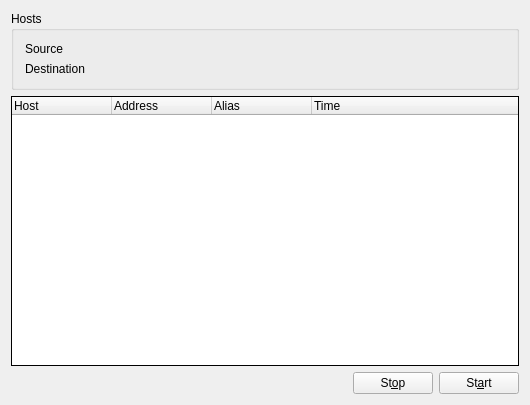
<ui version="4.0" >
 <class>NMGTraceWidgetBase</class>
 <widget class="QWidget" name="NMGTraceWidgetBase" >
  <property name="geometry" >
   <rect>
    <x>0</x>
    <y>0</y>
    <width>530</width>
    <height>405</height>
   </rect>
  </property>
  <property name="sizePolicy" >
   <sizepolicy vsizetype="Preferred" hsizetype="Preferred" >
    <horstretch>0</horstretch>
    <verstretch>0</verstretch>
   </sizepolicy>
  </property>
  <property name="windowTitle" >
   <string>Trace</string>
  </property>
  <layout class="QGridLayout" >
   <item row="2" column="0" >
    <layout class="QHBoxLayout" >
     <item>
      <spacer>
       <property name="orientation" >
        <enum>Qt::Horizontal</enum>
       </property>
       <property name="sizeType" >
        <enum>QSizePolicy::Expanding</enum>
       </property>
       <property name="sizeHint" >
        <size>
         <width>356</width>
         <height>20</height>
        </size>
       </property>
      </spacer>
     </item>
     <item>
      <widget class="QPushButton" name="stopButton" >
       <property name="text" >
        <string>St&amp;op</string>
       </property>
       <property name="shortcut" >
        <string>Alt+O</string>
       </property>
      </widget>
     </item>
     <item>
      <widget class="QPushButton" name="startButton" >
       <property name="text" >
        <string>St&amp;art</string>
       </property>
       <property name="shortcut" >
        <string>Alt+A</string>
       </property>
      </widget>
     </item>
    </layout>
   </item>
   <item row="1" column="0" >
    <widget class="QTreeWidget" name="hostsView" >
     <property name="frameShape" >
      <enum>QFrame::Box</enum>
     </property>
     <property name="frameShadow" >
      <enum>QFrame::Plain</enum>
     </property>
     <property name="lineWidth" >
      <number>1</number>
     </property>
     <property name="midLineWidth" >
      <number>0</number>
     </property>
     <property name="alternatingRowColors" >
      <bool>false</bool>
     </property>
     <property name="selectionMode" >
      <enum>QAbstractItemView::NoSelection</enum>
     </property>
     <property name="itemsExpandable" >
      <bool>false</bool>
     </property>
     <property name="allColumnsShowFocus" >
      <bool>true</bool>
     </property>
     <column>
      <property name="text" >
       <string>Host</string>
      </property>
     </column>
     <column>
      <property name="text" >
       <string>Address</string>
      </property>
     </column>
     <column>
      <property name="text" >
       <string>Alias</string>
      </property>
     </column>
     <column>
      <property name="text" >
       <string>Time</string>
      </property>
     </column>
    </widget>
   </item>
   <item row="0" column="0" >
    <widget class="QGroupBox" name="groupBox3" >
     <property name="sizePolicy" >
      <sizepolicy vsizetype="Fixed" hsizetype="Expanding" >
       <horstretch>0</horstretch>
       <verstretch>0</verstretch>
      </sizepolicy>
     </property>
     <property name="title" >
      <string>Hosts</string>
     </property>
     <layout class="QGridLayout" >
      <item row="0" column="0" >
       <layout class="QVBoxLayout" >
        <item>
         <layout class="QHBoxLayout" >
          <item>
           <widget class="QLabel" name="sourceLabel" >
            <property name="minimumSize" >
             <size>
              <width>70</width>
              <height>14</height>
             </size>
            </property>
            <property name="maximumSize" >
             <size>
              <width>70</width>
              <height>14</height>
             </size>
            </property>
            <property name="text" >
             <string>Source</string>
            </property>
            <property name="wordWrap" >
             <bool>false</bool>
            </property>
           </widget>
          </item>
          <item>
           <widget class="NMGHostInformationComboWidget" native="1" name="sourceBox" />
          </item>
         </layout>
        </item>
        <item>
         <layout class="QHBoxLayout" >
          <item>
           <widget class="QLabel" name="destinationLabel" >
            <property name="minimumSize" >
             <size>
              <width>70</width>
              <height>14</height>
             </size>
            </property>
            <property name="maximumSize" >
             <size>
              <width>70</width>
              <height>14</height>
             </size>
            </property>
            <property name="text" >
             <string>Destination</string>
            </property>
            <property name="wordWrap" >
             <bool>false</bool>
            </property>
           </widget>
          </item>
          <item>
           <widget class="NMGHostInformationComboWidget" native="1" name="destinationBox" />
          </item>
         </layout>
        </item>
       </layout>
      </item>
     </layout>
    </widget>
   </item>
  </layout>
 </widget>
 <layoutdefault spacing="6" margin="11" />
 <customwidgets>
  <customwidget>
   <class>NMGHostInformationComboWidget</class>
   <extends>QWidget</extends>
   <header location="global" >nmghostinformationcombowidget.h</header>
  </customwidget>
 </customwidgets>
 <includes>
  <include location="local" >nmghostinformationcombowidget.h</include>
  <include location="local" >nmghostinformationcombowidget.h</include>
 </includes>
 <resources/>
 <connections>
  <connection>
   <sender>startButton</sender>
   <signal>clicked()</signal>
   <receiver>NMGTraceWidgetBase</receiver>
   <slot>startTrace()</slot>
   <hints>
    <hint type="sourcelabel" >
     <x>20</x>
     <y>20</y>
    </hint>
    <hint type="destinationlabel" >
     <x>20</x>
     <y>20</y>
    </hint>
   </hints>
  </connection>
  <connection>
   <sender>stopButton</sender>
   <signal>clicked()</signal>
   <receiver>NMGTraceWidgetBase</receiver>
   <slot>stopTrace()</slot>
   <hints>
    <hint type="sourcelabel" >
     <x>20</x>
     <y>20</y>
    </hint>
    <hint type="destinationlabel" >
     <x>20</x>
     <y>20</y>
    </hint>
   </hints>
  </connection>
 </connections>
</ui>
